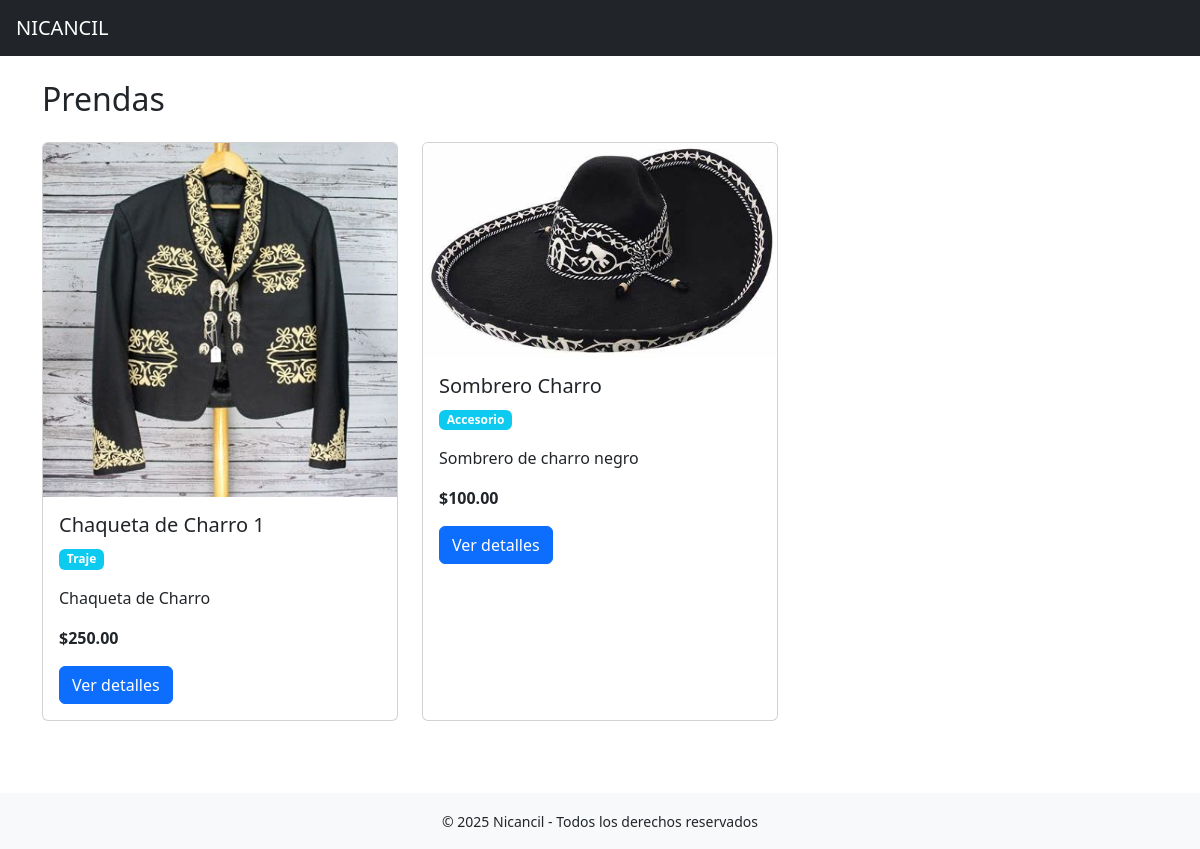
The app's page /tienda/ with its own data.
### inventario/models.py (models this page shows, shortened)
class Prenda(models.Model):
    TIPOS = (
        ('traje', 'Traje'),
        ('vestido', 'Vestido'),
        ('accesorio', 'Accesorio'),
    )
    ESTATUS = (
        ('disponible', 'Disponible'),
        ('apartado', 'Apartado'),
        ('en_uso', 'En Uso'),
        ('dañado', 'Dañado'),
        ('mantenimiento', 'En Mantenimiento'),
        ('lavanderia', 'En Lavandería'),
    )
    GENEROS = (
        ('hombre', 'Hombre'),
        ('mujer', 'Mujer'),
        ('unisex', 'Unisex'),
    )
    nombre = models.CharField(max_length=100)
    descripcion = models.TextField()
    precio = models.DecimalField(max_digits=10, decimal_places=2)
    tipo = models.CharField(max_length=20, choices=TIPOS, default='traje')
    color = models.CharField(max_length=50, blank=True)
    estatus = models.CharField(max_length=20, choices=ESTATUS, default='disponible')
    tallas = models.CharField(max_length=50, blank=True)
    genero = models.CharField(max_length=10, choices=GENEROS, default='unisex')
    lugar = models.CharField(max_length=100, blank=True, verbose_name="Lugar o sitio del traje")
    cantidad = models.PositiveIntegerField(default=1)
    imagen = models.ImageField(upload_to='prendas/', null=True, blank=True)
    fecha_creacion = models.DateTimeField(auto_now_add=True)

### inventario/views.py (the view)
# urls.py: path('tienda/', views.prenda_lista, name='prenda_lista'),
def prenda_lista(request):
    prendas = Prenda.objects.all()
    return render(request, 'inventario/prenda_lista.html', {'prendas': prendas})

### templates/inventario/prenda_lista.html (shortened to what this page needs)
{% extends 'base_dashboard.html' %}
{% block content %}
    <h2 class="mb-4"> Prendas </h2>
    <div class="row">
        {% for prenda in prendas %}
            <div class="col-md-4 mb-4">
                <div class="card h-100">
                    {% if prenda.imagen %}
                        <img src="{{ prenda.imagen.url }}" class="card-img-top" alt="{{ prenda.nombre }}">
                    {% else %}
                        <div class="card-img-top bg-light text-center py-5">Sin imagen</div>
                    {% endif %}
                    <div class="card-body">
                        <h5 class="card-title">{{ prenda.nombre }}</h5>
                        <p class="card-text"><span class="badge bg-info">{{ prenda.get_tipo_display }}</span></p>
                        <p class="card-text">{{ prenda.descripcion|truncatechars:100 }}</p>
                        <p class="card-text"><strong>${{ prenda.precio }}</strong></p>
                        <a href="{% url 'prenda_detalle' prenda.pk %}" class="btn btn-primary">Ver detalles</a>
                    </div>
                </div>
            </div>
        {% empty %}
            <div class="col-12">
                <p>No hay prendas disponibles.</p>
            </div>
        {% endfor %}
    </div>
{% endblock %}

### records on screen
Prenda: imagen (picture), nombre "Chaqueta de Charro 1", tipo "Traje", descripcion "Chaqueta de Charro", precio "250.00"
Prenda: imagen (picture), nombre "Sombrero Charro", tipo "Accesorio", descripcion "Sombrero de charro negro", precio "100.00"
